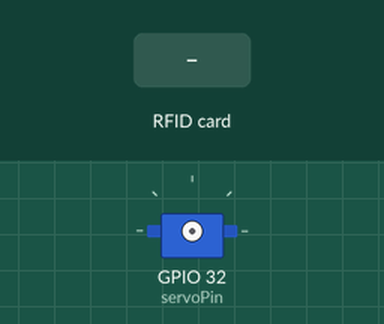
This program was run on a simulated ESP32. Shown: servo. Inputs (shaded band) come from the test bench. WiFi joins after 1.5 s; servers stay silent unless stated; uploads are accepted with an empty reply; EEPROM starts erased; what the program prints to the serial monitor is not drawn.

Above: at 0.0 s.
At 3.8 s:
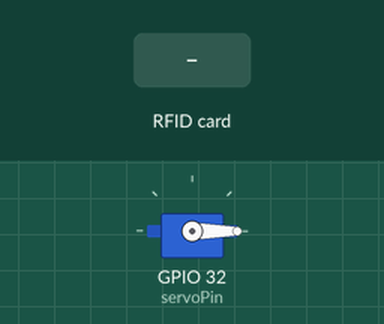
3.9 s: RFID card C1 CD 24 03 held to the reader
At 4.9 s:
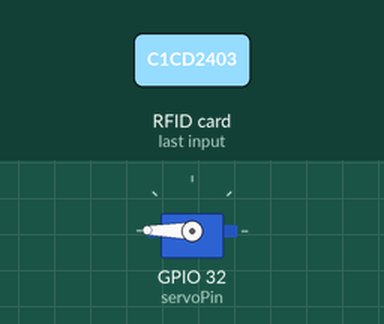
5.7 s: RFID card 5E 7A 19 C4 held to the reader
Timing chart, 0 to 8.7 s (numbered marks = the images above; inputs shaded):
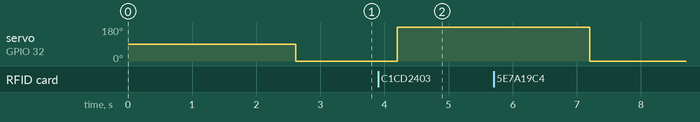

Measured:
- after the input at 3.9 s, servo on GPIO 32 (servoPin): 0° → 179° after 0.30 s

The program:

main.cpp
```cpp
#include <Arduino.h>
#include <MFRC522.h>
#include <SPI.h>
#include <Servo.h>
#include <HttpClient.h>
#include <WiFi.h>
#include <inttypes.h>
#include <stdio.h>
#include "esp_system.h"
#include "freertos/FreeRTOS.h"
#include "freertos/task.h"
#include "nvs.h"
#include "nvs_flash.h"


#define RST_PIN 17
#define SS_PIN 33


Servo myservo;
MFRC522 rfid(SS_PIN, RST_PIN);

char ssid[50]; // Network SSID
char pass[50]; // Network password

const int kNetworkTimeout = 30 * 1000; // 30 seconds
const int kNetworkDelay = 1000;

const int servoPin = 32;
const int authorizedUID[4] = {0xC1, 0xCD, 0x24, 0x03};
String authID = "C1+CD+24+3";
int tempKey[4];
bool unauth = false;

void nvs_access() {
    // Initialize NVS
    esp_err_t err = nvs_flash_init();
    if (err == ESP_ERR_NVS_NO_FREE_PAGES || err == ESP_ERR_NVS_NEW_VERSION_FOUND) {
        // Erase and retry NVS initialization
        ESP_ERROR_CHECK(nvs_flash_erase());
        err = nvs_flash_init();
    }
    ESP_ERROR_CHECK(err);

    // Open NVS handle
    Serial.println("\nOpening Non-Volatile Storage (NVS) handle...");
    nvs_handle_t my_handle;
    err = nvs_open("storage", NVS_READWRITE, &my_handle);
    if (err != ESP_OK) {
        Serial.printf("Error (%s) opening NVS handle!\n", esp_err_to_name(err));
    } else {
        Serial.println("Done");
        Serial.println("Retrieving SSID/PASSWD");

        // Retrieve stored SSID and password
        size_t ssid_len = sizeof(ssid);
        size_t pass_len = sizeof(pass);
        err = nvs_get_str(my_handle, "ssid", ssid, &ssid_len);
        err |= nvs_get_str(my_handle, "pass", pass, &pass_len);

        switch (err) {
            case ESP_OK:
                Serial.println("Done");
                break;
            case ESP_ERR_NVS_NOT_FOUND:
                Serial.println("The value is not initialized yet!");
                break;
            default:
                Serial.printf("Error (%s) reading!\n", esp_err_to_name(err));
        }

        // Close NVS handle
        nvs_close(my_handle);
    }
}

void setup() {
  Serial.begin(9600);
  // delay(1000);


    // Retrieve SSID and password from flash storage
    nvs_access();

    // Connect to WiFi
    delay(1000);
    Serial.println("\nConnecting to WiFi...");
    Serial.print("Connecting to ");
    Serial.println(ssid);
    WiFi.begin(ssid, pass);

    while (WiFi.status() != WL_CONNECTED) {
        delay(500);
        Serial.print(".");
    }

    Serial.println("\nWiFi connected");
    Serial.print("IP address: ");
    Serial.println(WiFi.localIP());
    Serial.print("MAC address: ");
    Serial.println(WiFi.macAddress());

  SPI.begin(25,27,26);
  rfid.PCD_Init();
  myservo.attach(servoPin);

  Serial.println("place tag next to reader");
  myservo.write(0);
}

void loop() {
  int err = 0;
  String value = "";
  if (!rfid.PICC_IsNewCardPresent() || !rfid.PICC_ReadCardSerial()) {
    return;
  }

  Serial.println("tag detected!");
  Serial.print("UID: ");
  bool isAuthorized = true;
  for (byte i = 0; i < rfid.uid.size; i++) {
    Serial.print(rfid.uid.uidByte[i], HEX);
    Serial.print(" ");
    if (rfid.uid.uidByte[i] != authorizedUID[i]) {
      isAuthorized = false;
      value = "unauth";
    }
  }


  if (isAuthorized) {
    String path = "/lock_attempt?rfid=" + authID;
    WiFiClient c;
    HttpClient http(c);
    err = http.get("54.183.251.111", 5000, path.c_str() , NULL);
    if (err == 0) {
        Serial.println("Started request successfully");
        err = http.responseStatusCode();

        if (err >= 0) {
            Serial.print("Got status code: ");
            Serial.println(err);

            // Skip response headers
            err = http.skipResponseHeaders();
            if (err >= 0) {
                int bodyLen = http.contentLength();
                Serial.print("Content length: ");
                Serial.println(bodyLen);
                Serial.println("\nBody returned follows:");

                // Print response body
                unsigned long timeoutStart = millis();
                char c;

                while ((http.connected() || http.available()) &&
                       ((millis() - timeoutStart) < kNetworkTimeout)) {
                    if (http.available()) {
                        c = http.read();
                        Serial.print(c);
                        bodyLen--;

                        // Reset timeout counter
                        timeoutStart = millis();
                    } else {
                        delay(kNetworkDelay);
                    }
                }
            } else {
                Serial.printf("Failed to skip response headers: %d\n", err);
            }
        } else {
            Serial.printf("Getting response failed: %d\n", err);
        }
    } else {
        Serial.printf("Connection failed: %d\n", err);
    }

    value = "auth";
    Serial.println("Authorized tag detected. Moving servo...");
    myservo.write(179);
    delay(3000);
    myservo.write(0);
  } else {
    Serial.println("Unauthorized tag.");
}


   String path = "/auth?value=" + value;

    // Send HTTP GET request
    WiFiClient c;
    HttpClient http(c);
    err = http.get("54.183.251.111", 5000, path.c_str() , NULL);
    if (err == 0) {
        Serial.println("Started request successfully");
        err = http.responseStatusCode();

        if (err >= 0) {
            Serial.print("Got status code: ");
            Serial.println(err);

            // Skip response headers
            err = http.skipResponseHeaders();
            if (err >= 0) {
                int bodyLen = http.contentLength();
                Serial.print("Content length: ");
                Serial.println(bodyLen);
                Serial.println("\nBody returned follows:");

                // Print response body
                unsigned long timeoutStart = millis();
                char c;

                while ((http.connected() || http.available()) &&
                       ((millis() - timeoutStart) < kNetworkTimeout)) {
                    if (http.available()) {
                        c = http.read();
                        Serial.print(c);
                        bodyLen--;

                        // Reset timeout counter
                        timeoutStart = millis();
                    } else {
                        delay(kNetworkDelay);
                    }
                }
            } else {
                Serial.printf("Failed to skip response headers: %d\n", err);
            }
        } else {
            Serial.printf("Getting response failed: %d\n", err);
        }
    } else {
        Serial.printf("Connection failed: %d\n", err);
    }

    // Stop HTTP client
    http.stop();


  rfid.PICC_HaltA();
}
```
